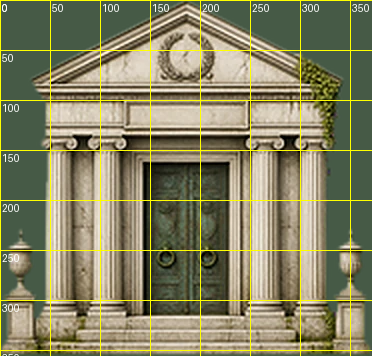
#> input picture tools/gy_fronts/grid_classical.png, 372 x 356 px
$ python ingest.py grid_classical.png grid_gothic.png
#> lines starting #> are read from the running program, lines starting #| are printed output that depends on the picture; after the words box and inside, x2 and y2 are one past the last pixel; in counts of white or black regions, pixels touching at a corner belong together
"""Cuts one picture on flat magenta (made with Canva or Gemini) into a front piece for the Wenlock Graveyard (assets/gy2/).

    python tools/gy_fronts/ingest.py <raw.png> <name> [up=2] [soft=1]

The magenta is keyed out with a soft edge and its fringe taken off, the piece is cropped to its own outline (the bottom edge is the foot of the
building), enlarged with Lanczos and sharpened a little, and saved as assets/gy2/<name>.webp. assets/gy2/manifest.json lists every piece.
"""
import sys, json, pathlib
import numpy as np
from PIL import Image, ImageFilter

src, name = sys.argv[1], sys.argv[2]
opts = dict(a.split('=') for a in sys.argv[3:] if '=' in a)
UP = float(opts.get('up', 2))
OUT = pathlib.Path(__file__).resolve().parent.parent.parent / 'assets' / 'gy2'
OUT.mkdir(parents=True, exist_ok=True)
MAN = OUT / 'manifest.json'
man = json.loads(MAN.read_text()) if MAN.exists() else {}

im = Image.open(src).convert('RGB')
#> im is the input picture: PIL image 372x356 RGB; mean R, G, B 132.6, 130.6, 98.2
a = np.array(im).astype(np.float32)
r, g, b = a[..., 0], a[..., 1], a[..., 2]
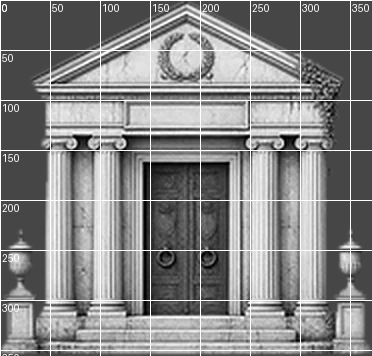
#> r: shape (356, 372) float32; min 0, max 255, mean 132.6
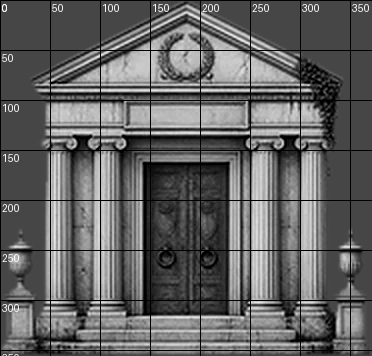
#> b: shape (356, 372) float32; min 0, max 254, mean 98.2
# how magenta each pixel is: 1 for pure magenta, 0 for anything with real green in it
mag = np.clip((np.minimum(r, b) - g - 40) / 110.0, 0, 1)
#> mag: shape (356, 372) float32; every value is 0
mag = np.where(np.abs(r - b) < 110, mag, 0)
alpha = 1 - mag
#> alpha: shape (356, 372) float32; every value is 1
# the flat background connected to the border is removed, magenta islands inside (between bars) too
alpha = np.where(alpha < .5, 0, alpha)
al = Image.fromarray((alpha * 255).astype(np.uint8))
#> al: PIL image 372x356 L; every value is 255
al = al.filter(ImageFilter.MinFilter(3)).filter(ImageFilter.GaussianBlur(.7))   # shave the fringe, soften the edge
alpha = np.array(al).astype(np.float32) / 255.0
# take the pink out of edge pixels: pull red and blue down towards green where they overshoot
edge = (alpha > 0) & (alpha < 1) | ((mag > 0) & (mag < 1))
#> edge: shape (356, 372) bool; every value is 0
spill = np.clip((np.minimum(r, b) - g) / 255.0, 0, 1)
for ch in (r, b):
    ch -= np.where(edge | (spill > .08), (np.minimum(r, b) - g).clip(0) * .7, 0)
#> this loop made 2 passes
rgb = np.stack([r, g, b], -1).clip(0, 255)
rgba = np.dstack([rgb, alpha * 255]).astype(np.uint8)
out = Image.fromarray(rgba, 'RGBA')
bb = out.getchannel('A').point(lambda v: 255 if v > 24 else 0).getbbox()
#> bb = (0, 0, 372, 356)
out = out.crop(bb)
if UP != 1:
    out = out.resize((round(out.width * UP), round(out.height * UP)), Image.LANCZOS)
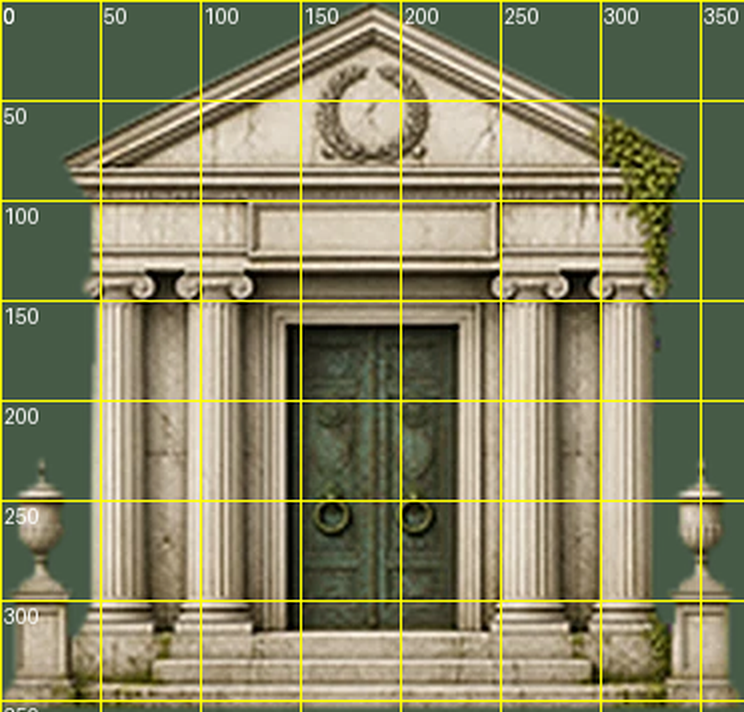
#> out: PIL image 744x712 RGBA; mean R, G, B, A 132.5, 130.5, 98.3, 255
    rgb2 = out.convert('RGB').filter(ImageFilter.UnsharpMask(radius=1.6, percent=70, threshold=2))
    rgb2.putalpha(out.getchannel('A'))
#> rgb2: PIL image 744x712 RGBA
    out = rgb2
out.save(OUT / (name + '.webp'), 'WEBP', quality=90, method=6)
man[name] = {'file': name + '.webp', 'w': out.width, 'h': out.height}
MAN.write_text(json.dumps(man, indent=1))
print(name, out.size)
#| grid_gothic.png (744, 712)

$ run again, on tools/gy_fronts/grid_old1.png
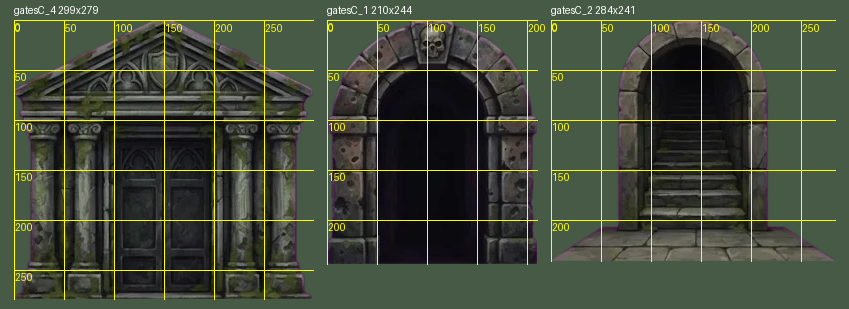
#> input picture tools/gy_fronts/grid_old1.png, 849 x 309 px
#> im is the input picture: PIL image 849x309 RGB; mean R, G, B 66, 74, 54.9
#> `r, g, b = a[..., 0], a[..., 1], a[..., 2]`:
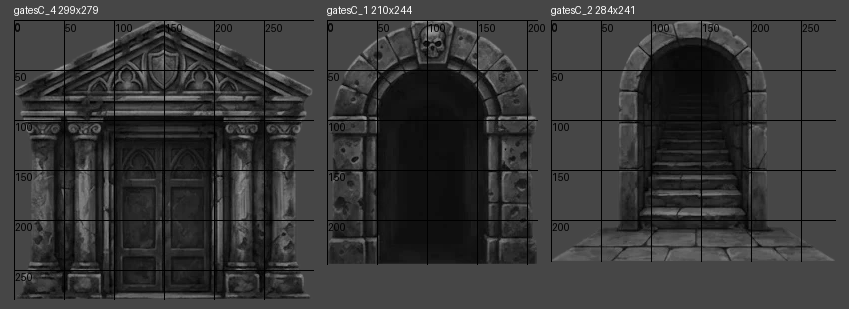
#> b: shape (309, 849) float32; min 0, max 253, mean 54.9
#> mag: shape (309, 849) float32; every value is 0
#> alpha: shape (309, 849) float32; every value is 1
#> al: PIL image 849x309 L; every value is 255
#> edge: shape (309, 849) bool; every value is 0
#> `spill = np.clip((np.minimum(r, b) - g) / 255.0, 0, 1)`:
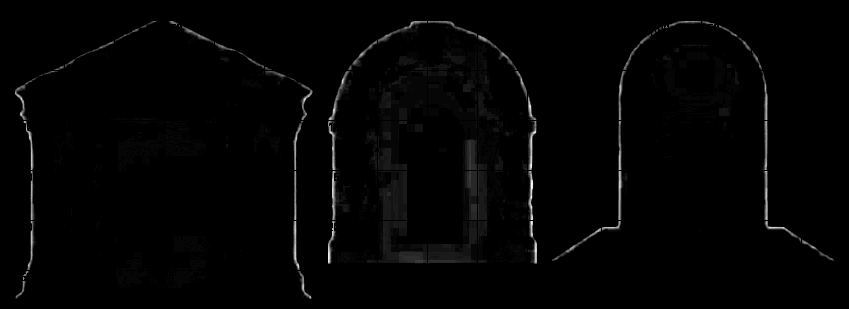
#> spill: shape (309, 849) float32; min 0, max 0.153, mean 0.002; drawn with min black and max white
#> the loop `for ch in (r, b):` made 2 passes
#> bb = (0, 0, 849, 309)
#| grid_old1.png (1698, 618)

$ run again, on tools/gy_fronts/grid_old2.png
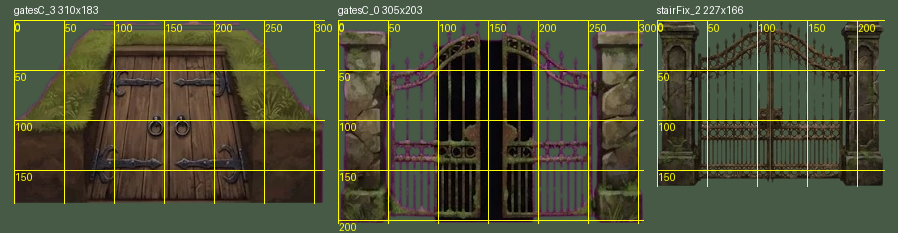
#> input picture tools/gy_fronts/grid_old2.png, 898 x 233 px
#> im is the input picture: PIL image 898x233 RGB; mean R, G, B 75.6, 78.3, 53.3
#> `edge = (alpha > 0) & (alpha < 1) | ((mag > 0) & (mag < 1))`:
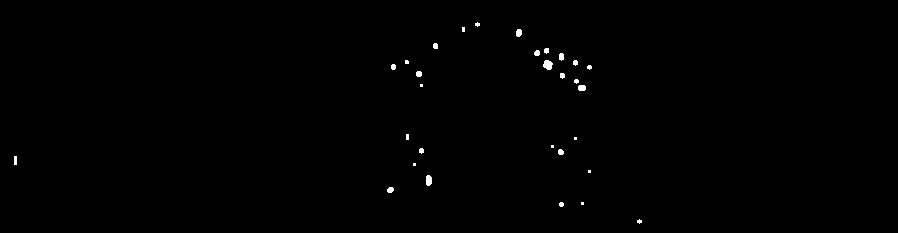
#> edge: shape (233, 898) bool; 0.36% white; 30 white regions (13 under 20 px), largest, box (x1, y1, x2, y2) and area: (543, 60, 553, 70) 74, (426, 175, 432, 186) 58, (578, 85, 586, 91) 44
#> `spill = np.clip((np.minimum(r, b) - g) / 255.0, 0, 1)`:
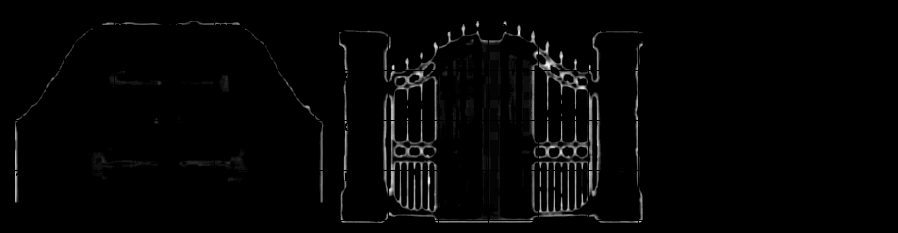
#> spill: shape (233, 898) float32; min 0, max 0.212, mean 0.00405; drawn with min black and max white
#> the loop `for ch in (r, b):` made 2 passes
#> bb = (0, 0, 898, 233)
#| grid_old2.png (1796, 466)

$ run again, on tools/gy_fronts/grid_old3.png
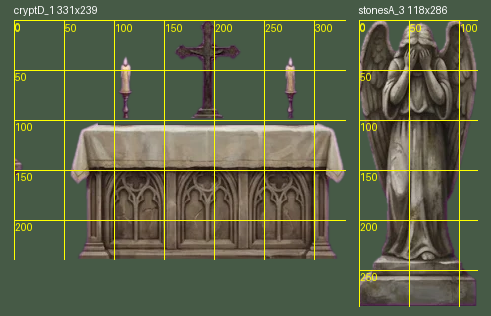
#> input picture tools/gy_fronts/grid_old3.png, 491 x 316 px
#> im is the input picture: PIL image 491x316 RGB; mean R, G, B 91, 97.5, 72.7
#> mag: shape (316, 491) float32; every value is 0
#> alpha: shape (316, 491) float32; every value is 1
#> al: PIL image 491x316 L; every value is 255
#> edge: shape (316, 491) bool; every value is 0
#> `spill = np.clip((np.minimum(r, b) - g) / 255.0, 0, 1)`:
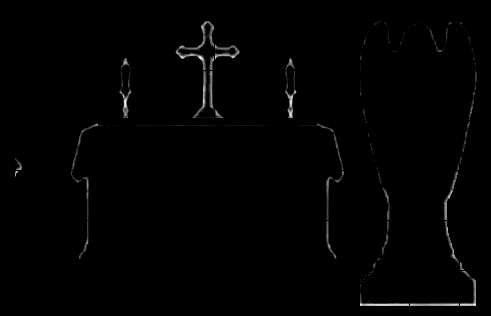
#> spill: shape (316, 491) float32; min 0, max 0.153, mean 0.00125; drawn with min black and max white
#> the loop `for ch in (r, b):` made 2 passes
#> bb = (0, 0, 491, 316)
#> `out = out.resize((round(out.width * UP), round(out.height * UP)), Imag..`:
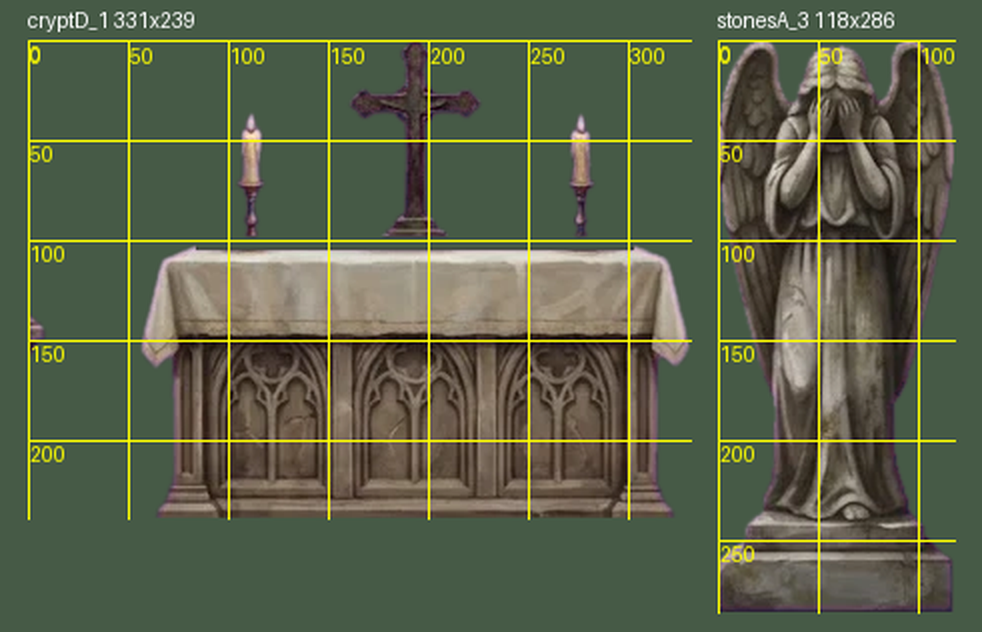
#> out: PIL image 982x632 RGBA; mean R, G, B, A 90.9, 97.5, 72.6, 255
#| grid_old3.png (982, 632)
